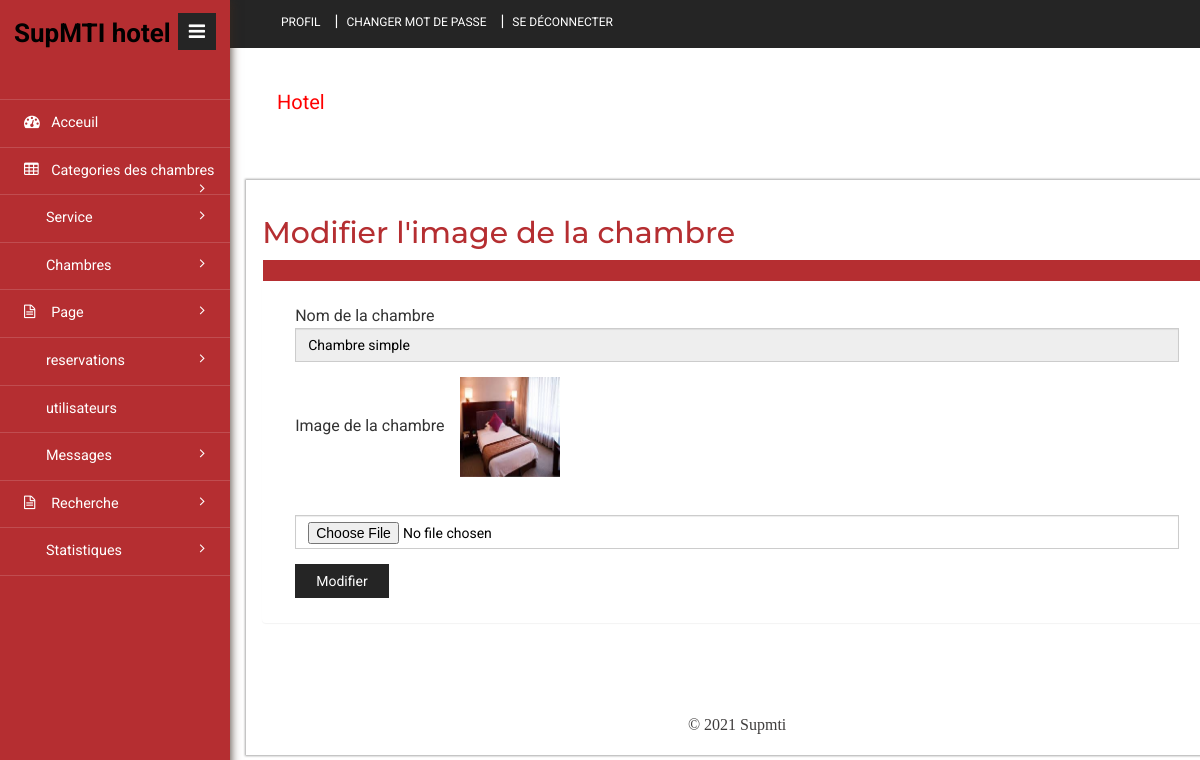
The app's page /supmti/admin/changeimage.php?editid=1 (signed in) with its own data.
### tables this page shows
CREATE TABLE `tblroom` (
  `ID` int(10) NOT NULL,
  `RoomType` int(10) DEFAULT NULL,
  `RoomName` varchar(200) DEFAULT NULL,
  `MaxAdult` int(5) DEFAULT NULL,
  `MaxChild` int(5) DEFAULT NULL,
  `RoomDesc` mediumtext DEFAULT NULL,
  `NoofBed` int(5) DEFAULT NULL,
  `Image` varchar(200) DEFAULT NULL,
  `RoomFacility` varchar(200) DEFAULT NULL,
  `CreationDate` timestamp NULL DEFAULT current_timestamp()
);

### supmti/admin/changeimage.php (the view, shortened to what this page needs)
<?php
include('includes/dbconnection.php');
if (strlen($_SESSION['hbmsaid']==0)) {
  header('location:logout.php');
  } else{
  ?>
<!DOCTYPE HTML>
<html>
<head>
<link href="css/bootstrap.min.css" rel='stylesheet' type='text/css' />
<link href="css/style.css" rel='stylesheet' type='text/css' />
<link href="css/font-awesome.css" rel="stylesheet">
<link rel="stylesheet" href="css/icon-font.min.css" type='text/css' />
</head>
<body>
   <div class="page-container">
	<div class="left-content">
	   <div class="inner-content">
			<?php include_once('includes/header.php');?>
			<div class="content">
<div class="women_main">
	<div class="grids">
					<div class="progressbar-heading grids-heading">
						<h2>Modifier l'image de la chambre</h2>
					</div>
					<div class="panel panel-widget forms-panel">
						<div class="forms">
							<div class="form-grids widget-shadow" data-example-id="basic-forms">
								<div class="form-title">
								</div>
								<div class="form-body">
									<form method="post" enctype="multipart/form-data">
										<?php
$eid=$_GET['editid'];
$sql="SELECT * from  tblroom where ID=$eid";
$query = $dbh -> prepare($sql);
$query->execute();
$results=$query->fetchAll(PDO::FETCH_OBJ);
$cnt=1;
if($query->rowCount() > 0)
{
foreach($results as $row)
{               ?>
                                                    <div class="form-group"> <label for="exampleInputEmail1">Nom de la chambre</label> <input type="text" class="form-control" name="roomname" value="<?php  echo $row->RoomName;?>" readonly='true'> </div>
										<div class="form-group"> <label for="exampleInputEmail1">Image de la chambre</label> &nbsp;&nbsp;
<img src="images/<?php echo $row->Image;?>" width="100" height="100" value="<?php  echo $row->Image;?>">
										 </div>
									  <div class="form-group"> <label for="exampleInputEmail1"></label> <input type="file" class="form-control" name="image" value="" required='true'> </div>
									<?php $cnt=$cnt+1;}} ?>
									   <button type="submit" class="btn btn-default" name="submit">Modifier</button> </form>
								</div>
							</div>
						</div>
					</div>
				</div>
<?php include_once('includes/footer.php');?>
</div>
</div>
		</div>
</div>
			<?php include_once('includes/sidebar.php');?>
							</div>
</body>
</html><?php }  ?>

### records on screen
tblroom: roomname "Chambre simple", Image (picture)
